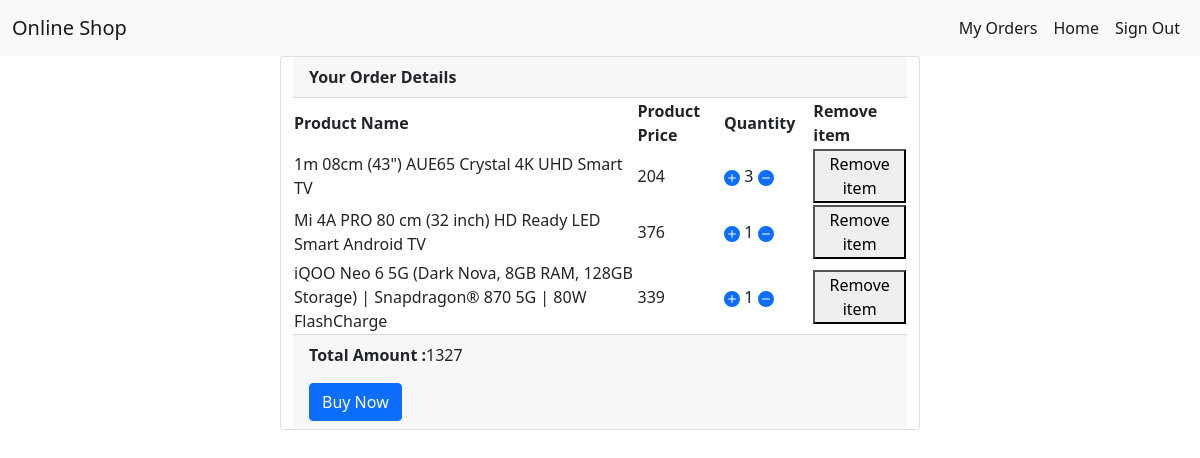
The page /mycart (signed in) on the database its author committed.
### newapp/models.py (models this page shows, shortened)
class Cart(models.Model):
    user = models.ForeignKey(User, on_delete = models.CASCADE)
    product = models.ForeignKey(Product, on_delete = models.CASCADE)
    quantity = models.IntegerField()

class Product(models.Model):
    product_catagory = models.CharField(max_length = 120)
    product_img = models.CharField(max_length = 450, default="")
    product_name = models.CharField(max_length = 120)
    product_price = models.CharField(max_length = 120)
    foo = models.CharField(max_length=200 ,default="" )

### newapp/views.py (the view)
# urls.py: path('mycart', views.my_cart, name='mycart'),
@login_required
def my_cart(request):
    cart_info = Cart.objects.filter(user=request.user)
    total_amont = 0
    for items in cart_info:
        total_amont += (int(float(items.product.product_price)) * items.quantity)
    return render(request, 'newapp/mycart.html', context={'cart_info':cart_info ,'total': total_amont })

### newapp/templates/newapp/mycart.html (shortened to what this page needs)
<!DOCTYPE html>
<html lang="en">
  <head>
    <link href="https://cdn.jsdelivr.net/npm/bootstrap@5.0.2/dist/css/bootstrap.min.css" rel="stylesheet">
  </head>
  <body>
    <nav class="navbar navbar-expand-lg navbar-light bg-light sticky-top">
      <div class="container-fluid">
        <a class="navbar-brand" href="/">Online Shop</a>
        <div class="collapse navbar-collapse" id="navbarSupportedContent">
          <ul class="navbar-nav flex-row flex-wrap ms-md-auto">
            {% if user.is_authenticated %}
              <li class="nav-item ">
                <a class="nav-link active" href="/myorder">My Orders</a>
              </li>
              <li class="nav-item ">
                <a class="nav-link active" href="/">Home</a>
              </li>
              <li class="nav-item ">
                <a class="nav-link active" href="/sign_out"> Sign Out</a>
              </li>
            {% endif %}
          </ul>
        </div>
      </div>
    </nav>
    <div class="row d-flex justify-content-center  ">
      <div class="card " style="width: 40rem;">
        <div class="card-header">
            <label for="form-check" name="ques" value="{{i.question}}" ><b class="center" >Your Order Details</b></label>
        </div>
        {% if cart_info %}
          <div>
            <table>
              <thead>
                <tr>
                  <th scope="col">Product Name&emsp;</th>
                  <th scope="col">Product Price&emsp;</th>
                  <th scope="col">Quantity&emsp;</th>
                  <th scope="col">Remove item&emsp;</th>
                </tr>
              </thead>
              <tbody>
                {% for items in cart_info %}
                <tr>
                  <td>{{items.product.product_name}}&emsp;</td>
                  <td>{{items.product.product_price}}&emsp;</td>
                  <td>
                    <a href="{% url 'add_quantity' items.id %}"><svg xmlns="http://www.w3.org/2000/svg" width="16" height="16" fill="currentColor" class="bi bi-plus-circle-fill" viewBox="0 0 16 16">
                      <path d="M16 8A8 8 0 1 1 0 8a8 8 0 0 1 16 0zM8.5 4.5a.5.5 0 0 0-1 0v3h-3a.5.5 0 0 0 0 1h3v3a.5.5 0 0 0 1 0v-3h3a.5.5 0 0 0 0-1h-3v-3z"/>
                    </svg></a>
                    {{items.quantity}}
                    <a href="{% url 'remove_quantity' items.id %}"><svg  xmlns="http://www.w3.org/2000/svg" width="16" height="16" fill="currentColor" class="bi bi-dash-circle-fill" viewBox="0 0 16 16">
                      <path d="M16 8A8 8 0 1 1 0 8a8 8 0 0 1 16 0zM4.5 7.5a.5.5 0 0 0 0 1h7a.5.5 0 0 0 0-1h-7z"/>
                    </svg></a>&emsp;
                  </td>
                  <td><a href="{% url 'remove' items.id %}"><button>Remove item</button></a></td>
                </tr>
                {% endfor  %}
              </tbody>
            </table>
          </div>
          <div class="card-footer" >
            <p><b>Total Amount :</b>{{total}}</p>
            <a href="{% url 'cart_payment' %}"><button class="btn btn-primary" type="button">Buy Now</button></a>
          </div>
        {% else %}
          <div>
              <b>No Products Yet !! Go add now <a href="/">Buy Now </a></b>
          </div>
        {% endif %}
      </div>
    </div>
  </body>
</html>

### rows shown on the page
Cart: product.product_name "1m 08cm (43\") AUE65 Crystal 4K UHD Smart TV", product.product_price "204", quantity "3"
Cart: product.product_name "Mi 4A PRO 80 cm (32 inch) HD Ready LED Smart Android TV", product.product_price "376", quantity "1"
Cart: product.product_name "iQOO Neo 6 5G (Dark Nova, 8GB RAM, 128GB Storage) | Snapdragon® 870 5G | 80W FlashCharge", product.product_price "339", quantity "1"

### other values the page prints
{{ total }} "1327"
